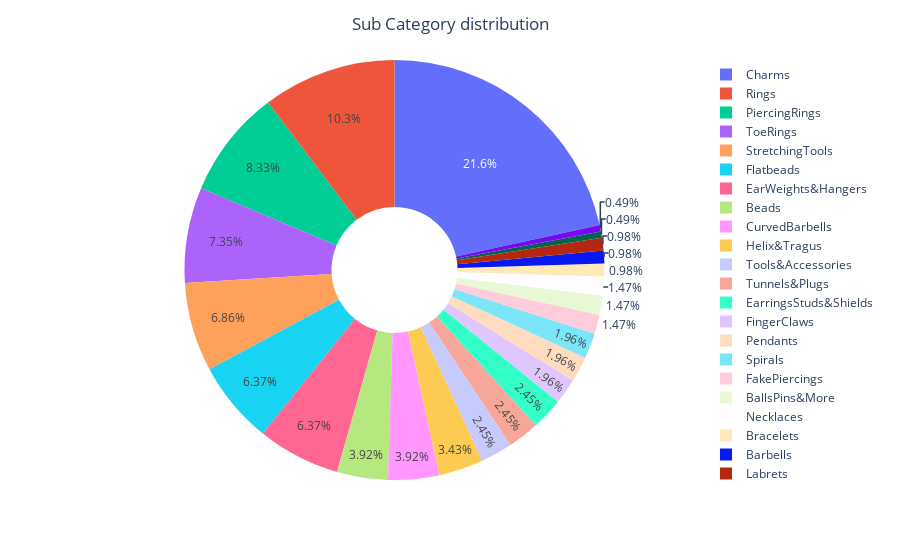

The notebook cell saved with this chart:
### Code cell
# Calculate sub-category values
subCategory_values = purchase_df['sub_category'].value_counts().sort_values(ascending=False)
subCategory_names = subCategory_values.index

# Create the pie chart
fig = px.pie(names=subCategory_names, 
             values=subCategory_values, 
             hole=0.3)
fig.update_layout(title={"text": "Sub Category distribution", "x": 0.5})
fig.show()

print('Number of sub-categories: ', len(subCategory_names))
subCategory_values

### Figure 1 — Plotly figure (JSON) as saved in the notebook; plotly's stock layout.template omitted (floating-point values rounded to 4 significant figures)
{"data": [{"domain": {"x": [0, 1], "y": [0, 1]}, "hole": 0.3, "hovertemplate": "label=%{label}<br>value=%{value}<extra></extra>", "labels": ["Charms", "Rings", "PiercingRings", "ToeRings", "StretchingTools", "Flatbeads", "EarWeights&Hangers", "Beads", "CurvedBarbells", "Helix&Tragus", "Tools&Accessories", "Tunnels&Plugs", "EarringsStuds&Shields", "FingerClaws", "Pendants", "Spirals", "FakePiercings", "BallsPins&More", "Necklaces", "Bracelets", "Barbells", "Labrets", "NoseJewellery&Septums", "Anklets"], "legendgroup": "", "name": "", "showlegend": true, "type": "pie", "values": [44, 21, 17, 15, 14, 13, 13, 8, 8, 7, 5, 5, 5, 4, 4, 4, 3, 3, 3, 2, 2, 2, 1, 1]}], "layout": {"legend": {"tracegroupgap": 0}, "margin": {"t": 60}, "title": {"text": "Sub Category distribution", "x": 0.5}}}
